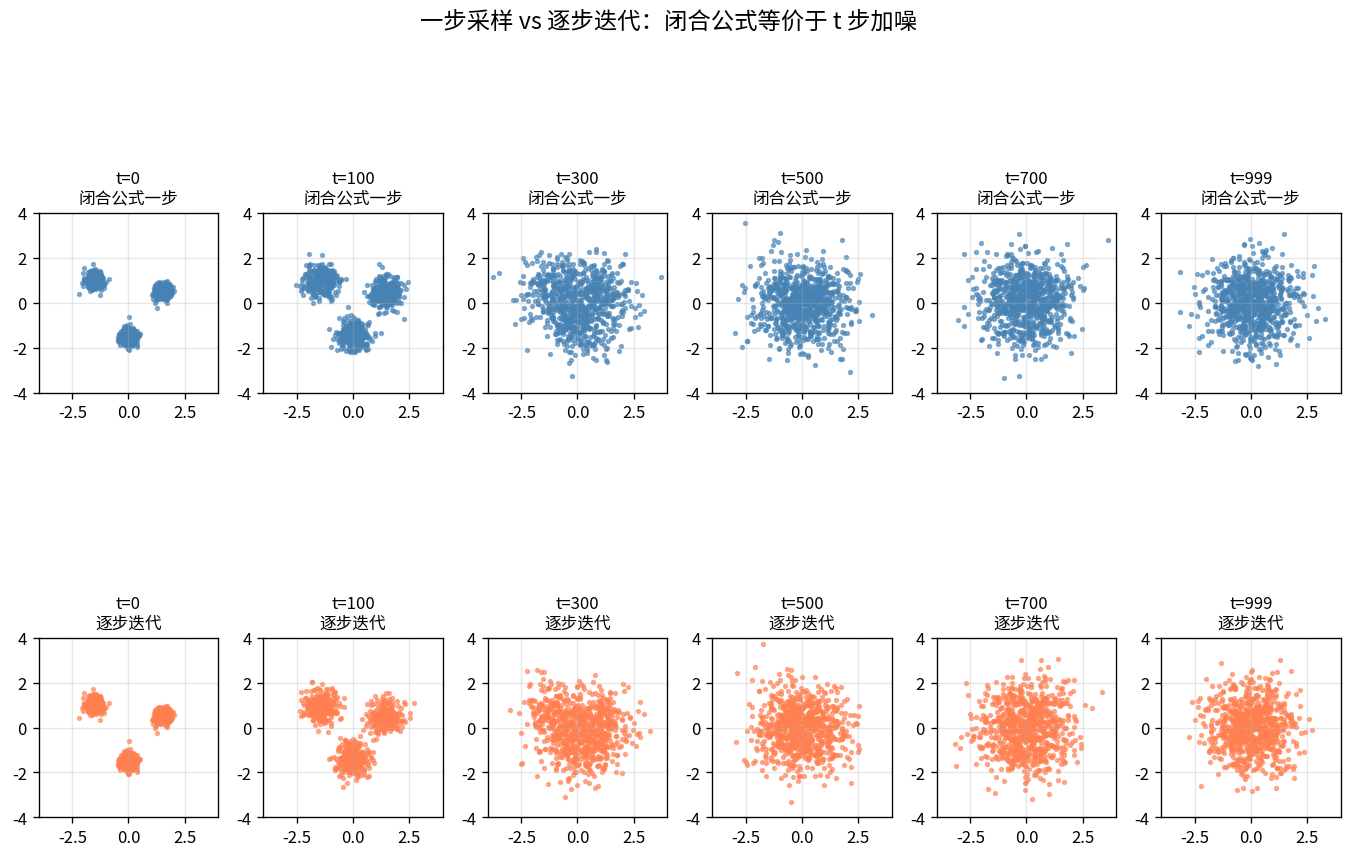

Generate this figure with Python:
# %% [markdown]
# # 一步采样：从原图直接得到任意 t 的噪声图
# 对比闭合公式 vs 逐步迭代，证明两者等价

# %% 导入
import numpy as np
import matplotlib.pyplot as plt
import matplotlib.gridspec as gridspec

plt.rcParams['font.family'] = 'Noto Sans CJK SC'
plt.rcParams['axes.unicode_minus'] = False

np.random.seed(2024)

# %% 超参数
T = 1000
betas = np.linspace(1e-4, 0.02, T)
alphas = 1.0 - betas
alpha_cumprod = np.cumprod(alphas)

# %% 闭合公式：一步得到 x_t
def forward_diffusion(x0, t):
    sqrt_alpha_bar = np.sqrt(alpha_cumprod[t])
    sqrt_one_minus = np.sqrt(1 - alpha_cumprod[t])
    eps = np.random.randn(*x0.shape)
    xt = sqrt_alpha_bar * x0 + sqrt_one_minus * eps
    return xt, eps

# %% 逐步迭代：从 x0 一步一步走到 x_t
def forward_step_by_step(x0, t):
    x = x0.copy()
    for i in range(t):
        eps = np.random.randn(*x.shape)
        x = np.sqrt(alphas[i]) * x + np.sqrt(betas[i]) * eps
    return x

# %% 构造一个"原始图像"：二维高斯混合点云
n_points = 800
# 三个高斯簇，像一张简单图片的像素分布
mean1 = np.array([-1.5, 1.0])
mean2 = np.array([1.5, 0.5])
mean3 = np.array([0.0, -1.5])

x0 = np.concatenate([
    np.random.randn(n_points // 3, 2) * 0.2 + mean1,
    np.random.randn(n_points // 3, 2) * 0.2 + mean2,
    np.random.randn(n_points // 3, 2) * 0.2 + mean3,
])

# %% 选择展示的时间步
timesteps = [0, 100, 300, 500, 700, 999]

# %% 绘图对比
fig = plt.figure(figsize=(14, 8))

gs = gridspec.GridSpec(2, len(timesteps), figure=fig, hspace=0.35, wspace=0.25)

for idx, t in enumerate(timesteps):
    # 上排：闭合公式（直接一步）
    ax1 = fig.add_subplot(gs[0, idx])
    if t == 0:
        xt_one = x0.copy()
    else:
        xt_one, _ = forward_diffusion(x0, t - 1)
    ax1.scatter(xt_one[:, 0], xt_one[:, 1], s=5, alpha=0.6, c='steelblue')
    ax1.set_xlim(-4, 4); ax1.set_ylim(-4, 4)
    ax1.set_aspect('equal')
    ax1.set_title(f't={t}\n闭合公式一步', fontsize=10)
    ax1.grid(True, alpha=0.3)

    # 下排：逐步迭代
    ax2 = fig.add_subplot(gs[1, idx])
    if t == 0:
        xt_iter = x0.copy()
    else:
        xt_iter = forward_step_by_step(x0, t)
    ax2.scatter(xt_iter[:, 0], xt_iter[:, 1], s=5, alpha=0.6, c='coral')
    ax2.set_xlim(-4, 4); ax2.set_ylim(-4, 4)
    ax2.set_aspect('equal')
    ax2.set_title(f't={t}\n逐步迭代', fontsize=10)
    ax2.grid(True, alpha=0.3)

fig.suptitle('一步采样 vs 逐步迭代：闭合公式等价于 t 步加噪', fontsize=14, y=1.02)

plt.tight_layout()
plt.savefig('/root/autodl-tmp/ddpm_learn/section01_intro/04_one_step_sampling.png',
            dpi=120, bbox_inches='tight')
plt.show()

# %% 数值验证：计算 t=500 时两种方法的均值/方差差异
t_test = 500
xt_one_test, _ = forward_diffusion(x0, t_test - 1)
xt_iter_test = forward_step_by_step(x0, t_test)

mean_diff = np.abs(xt_one_test.mean(axis=0) - xt_iter_test.mean(axis=0))
std_diff = np.abs(xt_one_test.std(axis=0) - xt_iter_test.std(axis=0))

print("=" * 55)
print(f"t={t_test} 时两种方法对比：")
print(f"  均值差异: {mean_diff}")
print(f"  标准差差异: {std_diff}")
print(f"  理论均值: {np.sqrt(alpha_cumprod[t_test-1]) * x0.mean(axis=0)}")
print(f"  理论标准差: {np.sqrt(1 - alpha_cumprod[t_test-1])}")
print("=" * 55)

# %% 绘制一个信号权重变化的曲线图
fig2, ax = plt.subplots(figsize=(8, 4))
t_range = np.arange(1, T + 1)
ax.plot(t_range, np.sqrt(alpha_cumprod), label=r'$\sqrt{\bar\alpha_t}$（原图信号权重）',
        color='royalblue', lw=2)
ax.plot(t_range, np.sqrt(1 - alpha_cumprod), label=r'$\sqrt{1-\bar\alpha_t}$（噪声权重）',
        color='tomato', lw=2)

for t in timesteps[1:]:
    ax.axvline(t, color='gray', linestyle=':', alpha=0.4)
    ax.text(t, 0.05, f't={t}', rotation=90, fontsize=8, ha='center')

ax.set_xlabel('timestep t')
ax.set_ylabel('权重')
ax.set_title('闭合公式中信号与噪声的权重随时间变化')
ax.legend()
ax.grid(True, alpha=0.3)
ax.set_xlim(0, T)
ax.set_ylim(0, 1.05)

plt.tight_layout()
plt.savefig('/root/autodl-tmp/ddpm_learn/section01_intro/04_weight_curve.png',
            dpi=120, bbox_inches='tight')
plt.show()
print("图片已保存：04_one_step_sampling.png, 04_weight_curve.png")
